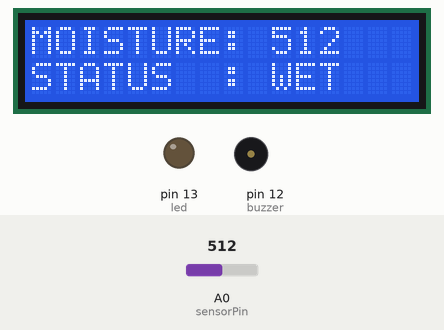
Simulated run of this sketch. Board: Arduino Uno, built with avr-gcc and run on an emulated ATmega328P. On the bench: 16×2 character LCD, output pins drawn as LEDs (lit = HIGH), buzzer (waves = sounding, pin HIGH). Inputs (shaded band) come from the test bench; at power-on: A0 (sensorPin) = 512.

Above: at 1.2 s.
1.3 s: A0 (sensorPin) set to 493
At 1.9 s:
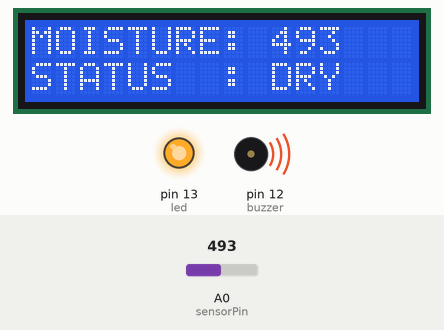
2.8 s: A0 (sensorPin) set to 306
At 3.1 s:
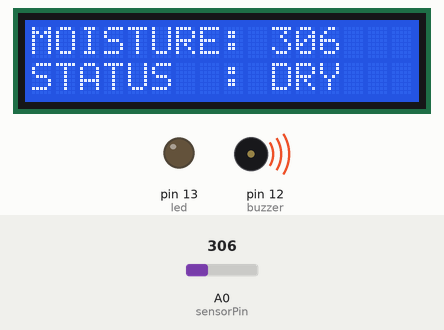
4.3 s: A0 (sensorPin) set to 122
At 5.4 s:
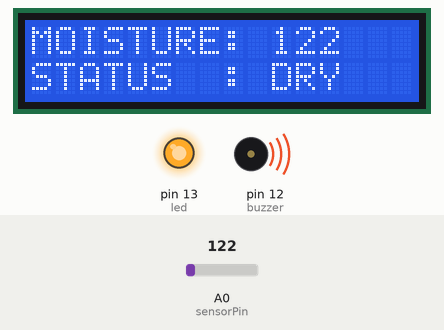
Timing chart, 0 to 7.3 s (numbered marks = the images above; inputs shaded):
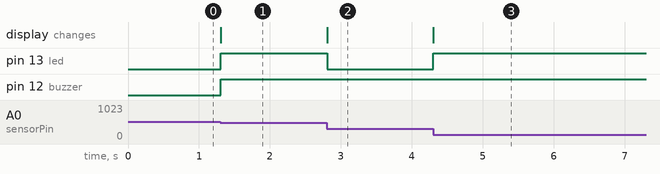

Measured:
- the behaviour switches between 501 and 500 on A0 (sensorPin) (found by bisection; images 0 and 1)
- after the input at 1.3 s, pin 13 (led), pin 12 (buzzer): LOW → HIGH at once; the display: changes at once (image 1)
- after the input at 2.8 s, pin 13 (led): HIGH → LOW at once; the display: changes at once (image 2)
- after the input at 4.3 s, pin 13 (led): LOW → HIGH at once; the display: changes at once (image 3)

The sketch:

soil_moisture_detector.ino
```cpp
#include <LiquidCrystal.h>
LiquidCrystal lcd(7, 6, 5, 4, 3, 2);

int sensorPin = A0;
int buzzer = 12;
int led = 13;

int lastMoisture = -1;

void setup() {
  lcd.begin(16, 2);
  pinMode(buzzer, OUTPUT);
  pinMode(led, OUTPUT);//initialisation
}

void loop() {
  int moisture = analogRead(sensorPin);

  if (moisture != lastMoisture) {
    lcd.setCursor(0, 0);
    lcd.print("MOISTURE:      ");
    lcd.setCursor(10, 0);
    lcd.print(moisture);

    lcd.setCursor(0, 1);
    if (moisture > 500) {
      lcd.print("STATUS  : WET   ");//led refreshes
      digitalWrite(buzzer, LOW);
      digitalWrite(led, LOW);
    } else {
      lcd.print("STATUS  : DRY   ");
      digitalWrite(buzzer, HIGH);
      //Led Blinks rapidly
      blinkLed();
    }
    lastMoisture = moisture;
  }
}

//rapid blinking when moisture is found to be "DRY(below 500units)"
unsigned long previousMillis = 0;
const long interval = 100;

void blinkLed() {
  unsigned long currentMillis = millis();
  if (currentMillis - previousMillis >= interval) {
    previousMillis = currentMillis;
    int ledState = digitalRead(led);
    digitalWrite(led, !ledState);
  }
}
```
